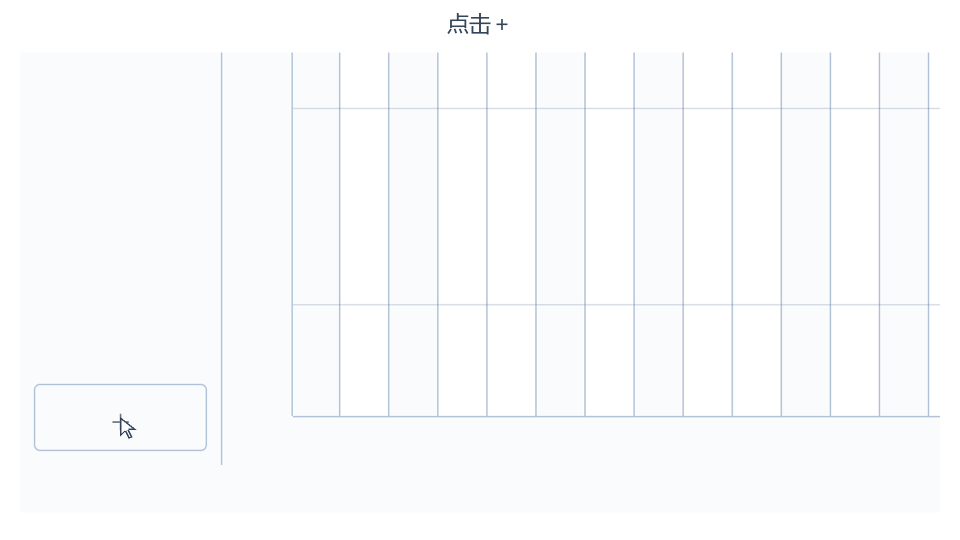
#> input picture history/2026-11-08-website-guide/guides/add-voice.webp, 1920 x 1080 px (shown at 1/2 size); its folder holds 4 pictures in this run
$ python prepare.py
#> lines starting #> are read from the running program, lines starting #| are printed output that depends on the picture
import json
import math
from pathlib import Path
import struct
import wave
from PIL import Image

root = Path(__file__).resolve().parents[2]
target = root / '.cache' / 'guidance-film' / 'input'
target.mkdir(parents=True, exist_ok=True)
for name in ['add-voice', 'editing', 'zoom', 'bpm', 'cells', 'extend']:
    source = Image.open(root / 'history' / '2026-11-08-website-guide' / 'guides' / (name + '.webp'))
#> source is the input picture: PIL image 1920x1080 RGBA; mean R, G, B, A 250.5, 251.4, 252.7, 255
    frames = target / (name + '-frames')
    frames.mkdir(exist_ok=True)
    lines = ['ffconcat version 1.0']
    for index in range(source.n_frames):
        source.seek(index)
        path = frames / f'{index:05d}.png'
        source.convert('RGB').save(path)
        lines.extend([f"file '{name}-frames/{index:05d}.png'", f"duration {source.info.get('duration', 33) / 1000:.6f}"])
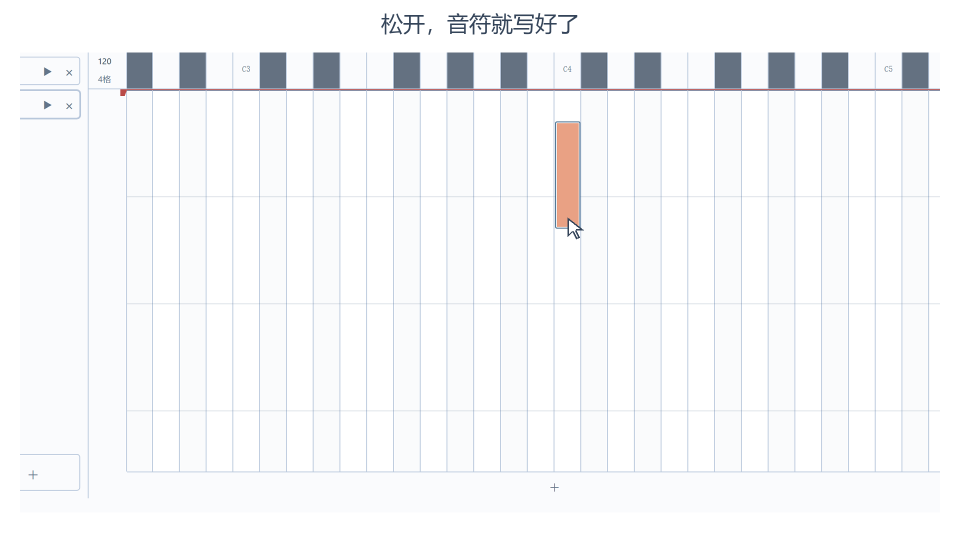
#> source: PIL image 1920x1080 RGBA (shown at 1/2 size); mean R, G, B, A 246.2, 247, 248.5, 255
#> after the loop, lines = 141 items, first 6: 'ffconcat version 1.0', "file 'add-voice-frames/00000.png'", 'duration 0.800000', "file 'add-voice-frames/00001.png'", 'duration 0.133000', "file 'add-voice-frames/00002.png'"
    lines.append(f"file '{name}-frames/{source.n_frames - 1:05d}.png'")
    (target / (name + '.ffconcat')).write_text('\n'.join(lines), encoding='utf-8')
    print(name, source.n_frames, flush=True)
#| add-voice 70
#> pass 2 of the loop `for name in ['add-voice', 'editing', 'zoom', 'bpm', 'cells', 'extend']:`:
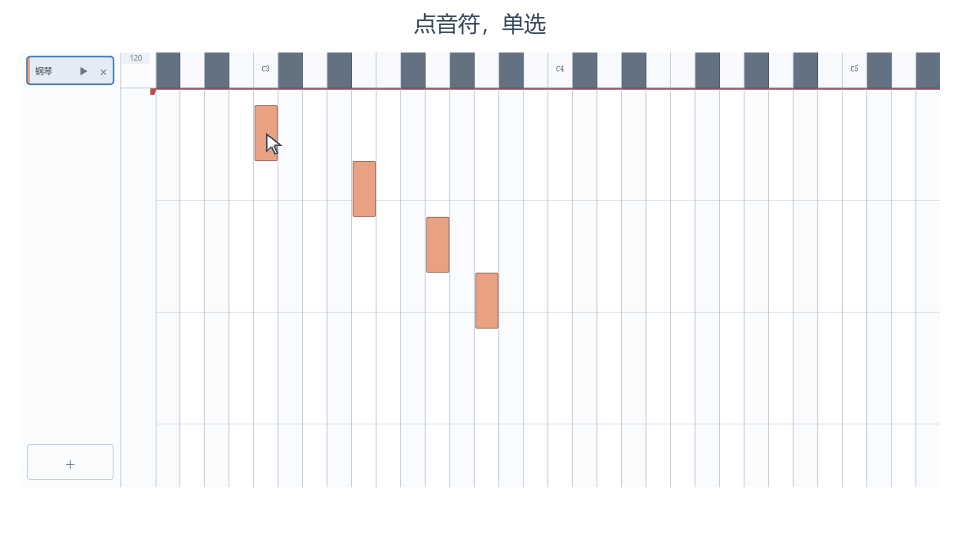
#> input picture history/2026-11-08-website-guide/guides/editing.webp, 1920 x 1080 px (shown at 1/2 size)
#> source is the input picture: PIL image 1920x1080 RGBA; mean R, G, B, A 246.3, 246.7, 248, 255
#> the loop `for index in range(source.n_frames):` made 51 passes
#> pass 2, `source.convert('RGB').save(path)`:
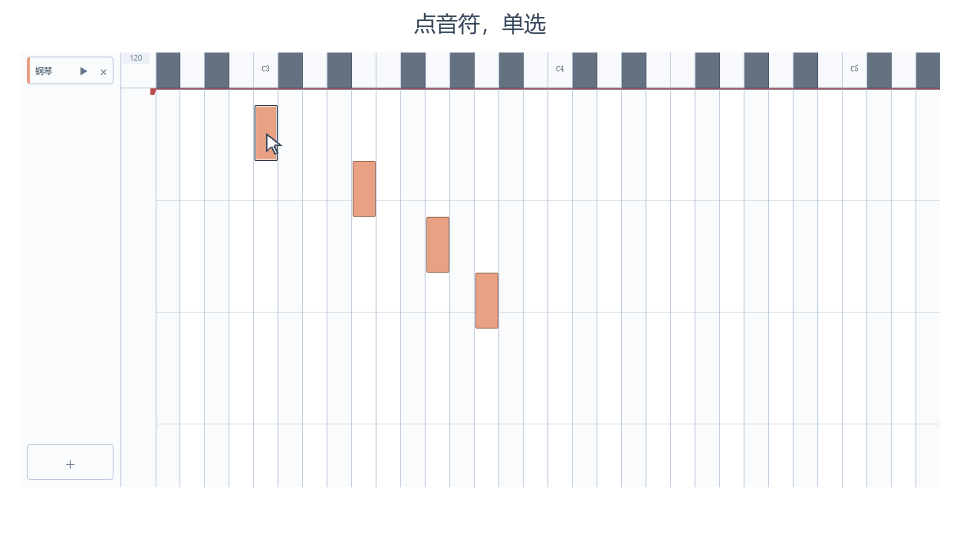
#> saved as 00001.png: PIL image 1920x1080 RGB (shown at 1/2 size); mean R, G, B 246.5, 246.8, 248.1
#> after the loop `for index in range(source.n_frames):`:
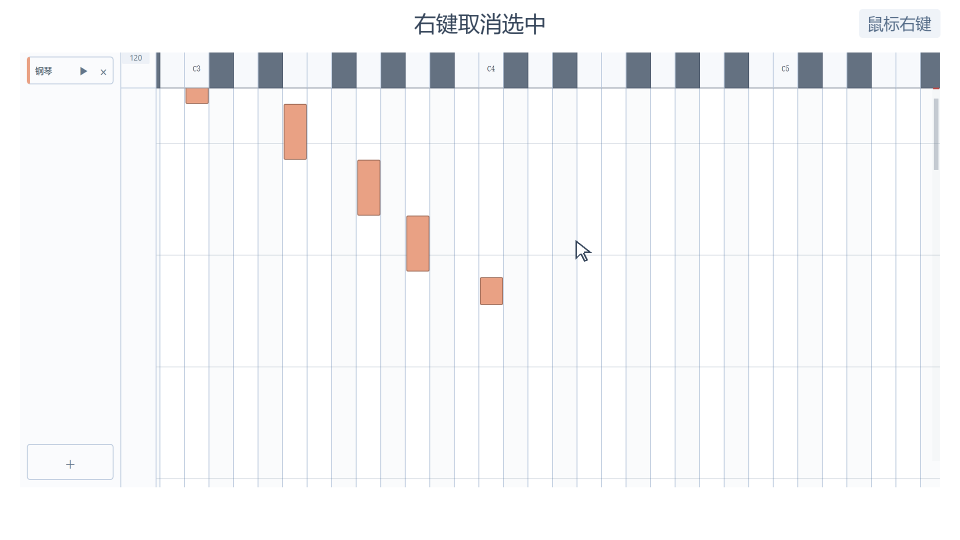
#> source: PIL image 1920x1080 RGBA (shown at 1/2 size); mean R, G, B, A 246.7, 247.2, 248.4, 255
#> after the loop `for index in range(source.n_frames):`: lines = 103 items, first 6: 'ffconcat version 1.0', "file 'editing-frames/00000.png'", 'duration 0.533000', "file 'editing-frames/00001.png'", 'duration 0.734000', "file 'editing-frames/00002.png'"
#| editing 51
#> (the run stopped early here; a loop or call above may not have finished)
